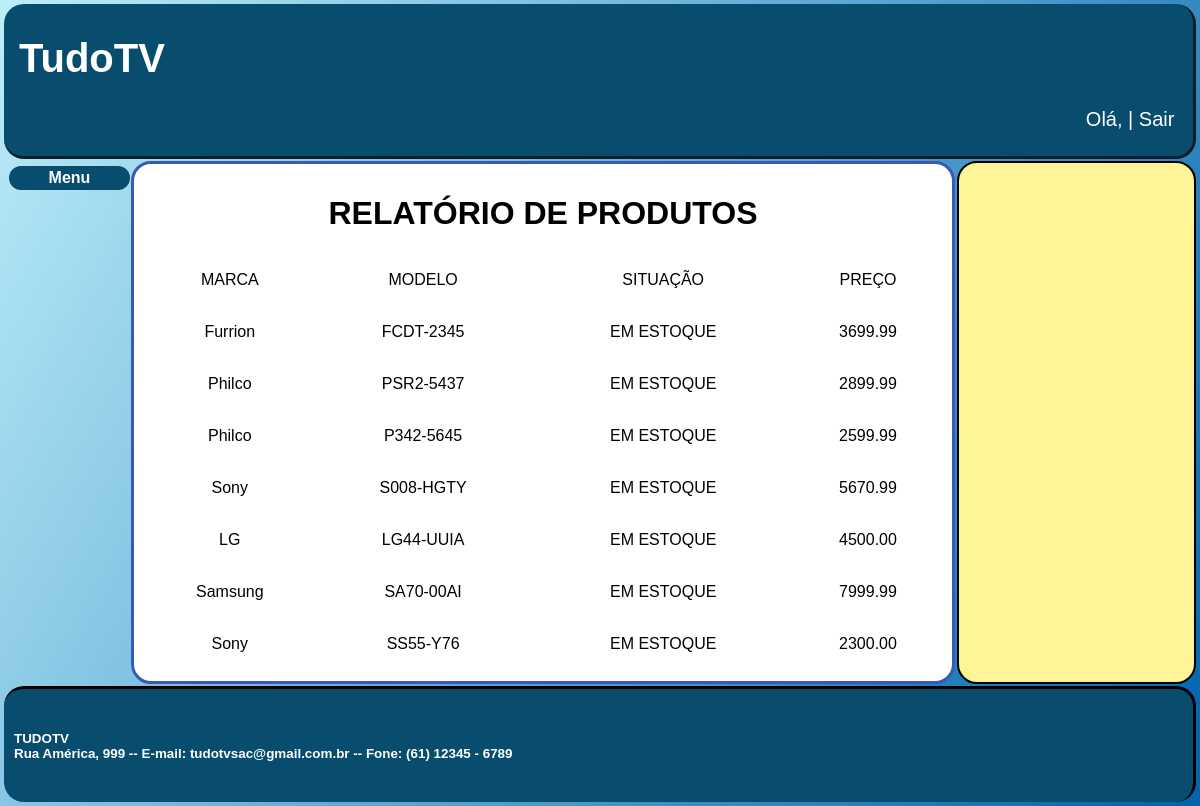
The app's page /relatorioProdutos.php with its own data.
### tables this page shows
CREATE TABLE `televisor` (
  `id_tv` int(11) NOT NULL,
  `marca_tv` varchar(45) NOT NULL,
  `modelo_tv` varchar(45) NOT NULL,
  `tipo_tela_tv` varchar(45) NOT NULL,
  `resolucao_tv` varchar(45) NOT NULL,
  `preco_tv` decimal(10,2) NOT NULL,
  `foto_tv` varchar(100) NOT NULL,
  `fila_compra_tv` varchar(1) NOT NULL DEFAULT 'n',
  `venda_id_venda` int(11) DEFAULT NULL,
  `tamanho_tela_tv` varchar(45) NOT NULL,
  `entradas_tv` varchar(45) NOT NULL,
  `voltagem_tv` varchar(45) NOT NULL,
  `sistema_operacional_tv` varchar(45) NOT NULL,
  `processador_tv` varchar(45) NOT NULL
);

### relatorioProdutos.php (the view, shortened to what this page needs)
<!DOCTYPE html>
<html lang="pt-br">
    <head>
        <link rel="stylesheet" href="style.css">
    </head>
    <body>
        <div class="cabecalho">
            <div class="conteudoCabecalho">
                <h1>TudoTV</h1>
                <p align="right"> Olá, <?php include 'validaLogin.php'; ?><a class="sair" href="logout.php"> | Sair </a></p>
            </div>
        </div>
        <div class="menu">
                <div class="conteudoMenu">
                    <div class="tituloMenu">
                        <b>Menu</b>
                    </div>
                </div>
        </div>
        <div class="conteudo">
            <div class="conteudoEspecifico">
               	<h1> RELATÓRIO DE PRODUTOS</h1>
                <?php
                $conectar = mysqli_connect("localhost", "root", "", "lojatv");
                $sql_pesquisar = "SELECT id_tv,marca_tv,
                     modelo_tv, preco_tv FROM televisor WHERE fila_compra_tv='n'";
                $sql_resultado = mysqli_query($conectar, $sql_pesquisar);
                ?>
                <table width="100%">
                    <tr height="50px">
                        <td>
                            MARCA
                        </td>
                        <td>
                            MODELO
                        </td>
                        <td>
                            SITUAÇÃO
                        </td>
                        <td>
                            PREÇO
                        </td>
                    </tr>
                    <?php
                    while ($registro = mysqli_fetch_row($sql_resultado)) {
                            $situacao = "EM ESTOQUE";
                        ?>
                        <tr height="50px">
                            <td>
                                <?php echo $registro[1]; ?>
                            </td>
                            <td>
                                    <?php echo $registro[2]; ?>
                            </td>
                            <td>
                                <?php echo $situacao; ?>
                            </td>
                            <td>
                                <?php echo $registro[3]; ?>
                            </td>
                        </tr>
                    <?php
                    }
                    ?>
                </table>
            </div>
    </div>
    <div class="lado">
    </div>
    <div class="rodape">
        <div class="conteudoRodape">
            <?php include 'rodapeGlobal.php' ?>
        </div>
    </div>
</body>
</html>

### style.css (style rules this page uses)
body { font-family: Arial, sans-serif; display: flex; flex-wrap: wrap; margin: 3px; flex: 1 1 100vw; background-image: linear-gradient(120deg, #bdeefa, #0063ad); background-attachment: fixed; }
.cabecalho { padding: 5px; font-size: 20px; margin: 1px; display: flex; flex: 1 1 100vw; background-color: #084d6e; border: 3px solid #111e2a; border-top: none; border-left: none; border-radius: 20px; }
.conteudoCabecalho { width: 98%; padding-left: 10px; color: white; }
.menu { padding: 5px; display: flex; border-radius: 20px; margin: 1px; flex: 1 1 100px; }
.conteudoMenu { width: 100%; height: 100%; display: flex; flex-direction: column; text-align: center; }
.tituloMenu { border-radius: 20px; width: 100%; display: flex; flex-direction: column; text-align: center; padding: 3px; background-color: #084d6e; color: #ffffff; font-weight: bold; }
.conteudo { padding: 10px; display: flex; border-radius: 20px; margin: 1px; flex: 20 1 500px; border: 3px solid rgb(56, 89, 180); background: #ffffff; height: auto; }
.lado { padding: 10px; display: flex; flex-direction: column; border-radius: 20px; border: 2px solid #000000; background-color: rgb(255, 245, 152); margin: 1px; flex: 1 1 200px; }
.rodape { padding: 10px; font-size: 20px; margin: 1px; display: flex; flex: 1 1 100vw; background-color: #084d6e; border: 3px solid #000000; border-bottom: none; border-left: none; border-radius: 20px; color: white; }
.conteudoEspecifico { width: 100%; height: 100%; display: flex; flex-direction: column; text-align: center; }
.conteudoRodape { width: 100%; height: 100%; }
a { text-decoration: none; }
.sair { text-decoration: none; color: white; }

### records on screen
televisor: marca_tv "Furrion", modelo_tv "FCDT-2345", situacao "EM ESTOQUE", preco_tv "3699.99"
televisor: marca_tv "Philco", modelo_tv "PSR2-5437", situacao "EM ESTOQUE", preco_tv "2899.99"
televisor: marca_tv "Philco", modelo_tv "P342-5645", situacao "EM ESTOQUE", preco_tv "2599.99"
televisor: marca_tv "Sony", modelo_tv "S008-HGTY", situacao "EM ESTOQUE", preco_tv "5670.99"
televisor: marca_tv "LG", modelo_tv "LG44-UUIA", situacao "EM ESTOQUE", preco_tv "4500.00"
televisor: marca_tv "Samsung", modelo_tv "SA70-00AI", situacao "EM ESTOQUE", preco_tv "7999.99"
televisor: marca_tv "Sony", modelo_tv "SS55-Y76", situacao "EM ESTOQUE", preco_tv "2300.00"
